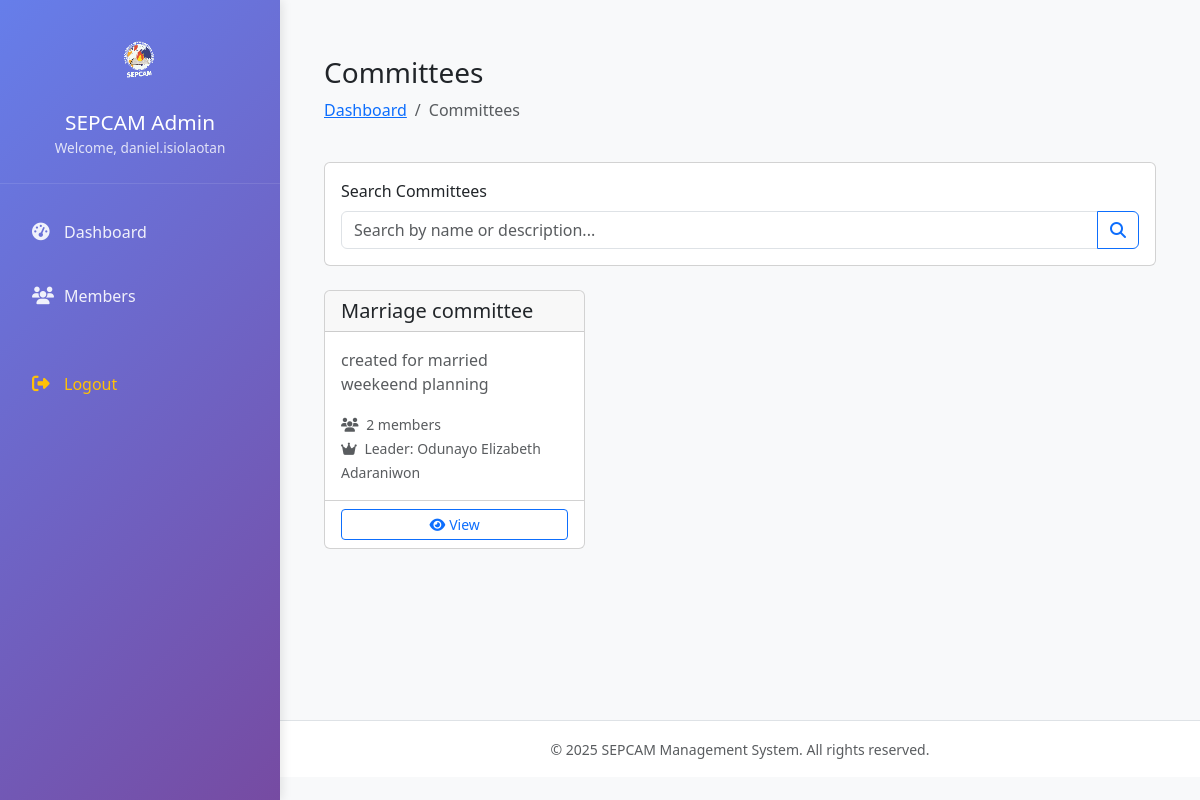
/committee/ (signed in), run on the app's committed database.
### core/models.py (models this page shows, shortened)
class Committee(models.Model):
    name = models.CharField(max_length=200)
    description = models.TextField(blank=True)
    leader = models.ForeignKey(
        Member,
        on_delete=models.SET_NULL,
        null=True,
        blank=True,
        related_name="chaired_committees",
    )
    created_at = models.DateTimeField(auto_now_add=True)
    updated_at = models.DateTimeField(auto_now=True)
    class Meta:
        verbose_name_plural = "Committees"
        ordering = ["name"]

class Member(models.Model):
    GENDER_CHOICES = [
        ("M", "Male"),
        ("F", "Female"),
        ("O", "Other"),
    ]
    MARITAL_STATUS_CHOICES = [
        ("SINGLE", "Single"),
        ("MARRIED", "Married"),
        ("DIVORCED", "Divorced"),
        ("WIDOWED", "Widowed"),
        ("SEPARATED", "Separated"),
    ]
    MEMBERSHIP_STATUS_CHOICES = [
        ("ACTIVE", "Active"),
        ("INACTIVE", "Inactive"),
        ("VISITOR", "Visitor"),
        ("NEW_MEMBER", "New Member"),
        ("TRANSFERRED", "Transferred"),
    ]
    assembly = models.ForeignKey(
        Assembly, on_delete=models.CASCADE, related_name="members"
    )
    first_name = models.CharField(max_length=100)
    last_name = models.CharField(max_length=100)
    middle_name = models.CharField(max_length=100, blank=True)
    date_of_birth = models.DateField(null=True, blank=True)
    gender = models.CharField(max_length=10, choices=GENDER_CHOICES)
    marital_status = models.CharField(
        max_length=10, choices=MARITAL_STATUS_CHOICES, blank=True
    )
    month_of_birth = models.CharField(max_length=20, null=True, blank=True)
    email = models.EmailField(blank=True)
    phone = models.CharField(max_length=20, blank=True)
    address = models.TextField(blank=True)
    emergency_contact_name = models.CharField(max_length=200, blank=True)
    emergency_contact_phone = models.CharField(max_length=20, blank=True)
    unit = models.ForeignKey(
        Unit, on_delete=models.SET_NULL, null=True, blank=True, related_name="members"
    )
    other_unit = models.ForeignKey(
        Unit,
        on_delete=models.SET_NULL,
        null=True,
        blank=True,
        related_name="other_unit_members",
    )
    membership_status = models.CharField(
        max_length=15, choices=MEMBERSHIP_STATUS_CHOICES, default="ACTIVE"
    )
    membership_date = models.DateField(null=True, blank=True)
    cell = models.ForeignKey(Cell, on_delete=models.SET_NULL, null=True, blank=True)
    baptism_date = models.DateField(null=True, blank=True)
    confirmation_date = models.DateField(null=True, blank=True)
    photo = models.ImageField(upload_to="member_photos/", null=True, blank=True)
    created_at = models.DateTimeField(auto_now_add=True)
    updated_at = models.DateTimeField(auto_now=True)
    def get_full_name(self):
        return f"{self.first_name} {self.middle_name + ' ' if self.middle_name else ''}{self.last_name}"
    class Meta:
        ordering = ["last_name", "first_name"]

### core/commiteeview.py (the view)
# urls.py: path("committee/", com_views.committee_list, name="committee-list"),
def committee_list(request):
    committees = Committee.objects.all().prefetch_related('memberships__member')
    search_query = request.GET.get('search')
    if search_query:
        committees = committees.filter(
            Q(name__icontains=search_query) |
            Q(description__icontains=search_query)
        )
    paginator = Paginator(committees, 20)
    page_number = request.GET.get('page')
    page_obj = paginator.get_page(page_number)
    context = {
        'page_obj': page_obj,
        'search_query': search_query or '',
    }
    return render(request, 'committees/committee_list.html', context)

### core/models.py (called while the page is built)
    @property
    def is_superadmin(self):
        return self.level == "SUPERADMIN"

    @property
    def is_cell_admin(self):
        return self.level == "Cell"

    @property
    def is_moderator(self):
        return self.level == "MODERATOR"

    @property
    def is_inventory_admin(self):
        return self.level == "Inventory"

### core/templates/committees/committee_list.html (shortened to what this page needs)
{% extends 'base.html' %}
{% load static %}
{% block content %}
<div class="container-fluid py-4">
    <div class="d-flex justify-content-between align-items-center mb-4">
        <div>
            <h1 class="h3 mb-2">Committees</h1>
            <nav aria-label="breadcrumb">
                <ol class="breadcrumb">
                    <li class="breadcrumb-item"><a href="{% url 'dashboard' %}">Dashboard</a></li>
                    <li class="breadcrumb-item active">Committees</li>
                </ol>
            </nav>
        </div>
    </div>
    <div class="card mb-4">
        <div class="card-body">
            <form method="get" class="row g-3">
                <div class="col-md-12">
                    <label for="search" class="form-label">Search Committees</label>
                    <div class="input-group">
                        <input type="text" name="search" id="search" class="form-control"
                               placeholder="Search by name or description..." value="{{ search_query }}">
                        <button type="submit" class="btn btn-outline-primary">
                            <i class="fas fa-search"></i>
                        </button>
                    </div>
                </div>
            </form>
        </div>
    </div>
    <div class="row">
        {% for committee in page_obj %}
        <div class="col-md-6 col-lg-4 mb-4">
            <div class="card h-100 committee-card">
                <div class="card-header d-flex justify-content-between align-items-center">
                    <h5 class="card-title mb-0">{{ committee.name }}</h5>
                </div>
                <div class="card-body">
                    {% if committee.description %}
                    <p class="card-text text-muted">{{ committee.description|truncatewords:20 }}</p>
                    {% endif %}
                    <div class="committee-meta">
                        <small class="text-muted">
                            <i class="fas fa-users me-1"></i>
                            {{ committee.memberships.count }} members
                        </small>
                        {% if committee.leader %}
                        <br>
                        <small class="text-muted">
                            <i class="fas fa-crown me-1"></i>
                            Leader: {{ committee.leader.get_full_name }}
                        </small>
                        {% endif %}
                    </div>
                </div>
                <div class="card-footer bg-transparent">
                    <div class="btn-group w-100">
                        <a href="{% url 'committee-detail' committee.pk %}" class="btn btn-outline-primary btn-sm">
                            <i class="fas fa-eye me-1"></i>View
                        </a>
                    </div>
                </div>
            </div>
        </div>
        {% endfor %}
    </div>
</div>
{% endblock %}

### core/templates/base.html (shortened to what this page needs)
{% load static %}
<!DOCTYPE html>
<html lang="en">
<head>
    <link href="https://cdn.jsdelivr.net/npm/bootstrap@5.3.0/dist/css/bootstrap.min.css" rel="stylesheet">
    <link rel="stylesheet" href="https://cdnjs.cloudflare.com/ajax/libs/font-awesome/6.4.0/css/all.min.css">
</head>
<body>
    {% if user.is_authenticated %}
    <nav class="sidebar" id="sidebar">
        <div class="sidebar-header">
            {% if '/static/images/logo.gif' %}
            <img src="{% static 'images/logo.gif' %}" alt="SEPCAM Logo" class="img-fluid"
                onerror="this.style.display='none'">
            {% endif %}
            <h4>SEPCAM Admin</h4>
            <small>Welcome, {{ user.username }}</small>
        </div>
        <div class="sidebar-content pt-3">
            <ul class="nav flex-column">
                <li class="nav-item">
                    <a class="nav-link {% if request.resolver_match.url_name == 'dashboard' %}active{% endif %}"
                        href="{% url 'dashboard' %}">
                        <i class="fas fa-tachometer-alt"></i>
                        Dashboard
                    </a>
                </li>
                <li class="nav-item">
                    <a class="nav-link {% if 'member' in request.resolver_match.url_name %}active{% endif %}"
                        href="{% url 'member_list' %}">
                        <i class="fas fa-users"></i>
                        Members
                    </a>
                </li>
                <li class="nav-item mt-4">
                    <a class="nav-link text-warning" href="{% url 'logout' %}">
                        <i class="fas fa-sign-out-alt"></i>
                        Logout
                    </a>
                </li>
            </ul>
        </div>
    </nav>
    <main class="main-content" id="mainContent">
        <div class="content-wrapper">
            {% block content %}{% endblock %}
        </div>
        <footer>
            <div class="container-fluid">
                <div class="text-center py-3">
                    <small class="text-muted">&copy; {% now "Y" %} SEPCAM Management System. All rights
                        reserved.</small>
                </div>
            </div>
        </footer>
    </main>
    {% else %}
    {% block public_content %}
    {% endblock %}
    {% endif %}
</body>
</html>

### core/templates/base.html (style rules this page uses)
:root { --sidebar-width: 280px; --sidebar-bg: linear-gradient(135deg, #667eea 0%, #764ba2 100%); --content-bg: #f8f9fa; --header-height: 60px; }
body { background-color: var(--content-bg); font-family: 'Segoe UI', Tahoma, Geneva, Verdana, sans-serif; overflow-x: hidden; }
.sidebar { width: var(--sidebar-width); min-height: 100vh; background: var(--sidebar-bg); position: fixed; left: 0; top: 0; z-index: 1000; transition: transform 0.3s ease-in-out; box-shadow: 2px 0 10px rgba(0, 0, 0, 0.1); }
.sidebar-header { padding: 1.5rem 1rem; border-bottom: 1px solid rgba(255, 255, 255, 0.1); text-align: center; }
.sidebar-header img { max-height: 70px; margin-bottom: 1rem; }
.sidebar-header h4 { color: white; margin: 0; font-size: 1.3rem; }
.sidebar-header small { color: rgba(255, 255, 255, 0.8); font-size: 0.85rem; }
.sidebar .nav-link { color: rgba(255, 255, 255, 0.9); padding: 14px 20px; margin: 6px 12px; border-radius: 8px; transition: all 0.3s ease; font-weight: 500; display: flex; align-items: center; }
.sidebar .nav-link i { width: 20px; margin-right: 12px; font-size: 1.1rem; }
.main-content { margin-left: var(--sidebar-width); min-height: 100vh; transition: margin-left 0.3s ease-in-out; background-color: var(--content-bg); }
.content-wrapper { padding: 2rem; min-height: calc(100vh - 80px); }
footer { background: white; border-top: 1px solid #dee2e6; margin-top: auto; }

### data on the page
Committee: name "Marriage committee", description "created for married weekeend planning", memberships.count "2", leader.get_full_name "Odunayo Elizabeth Adaraniwon"

### other printed values
{{ user.username }} "daniel.isiolaotan"
